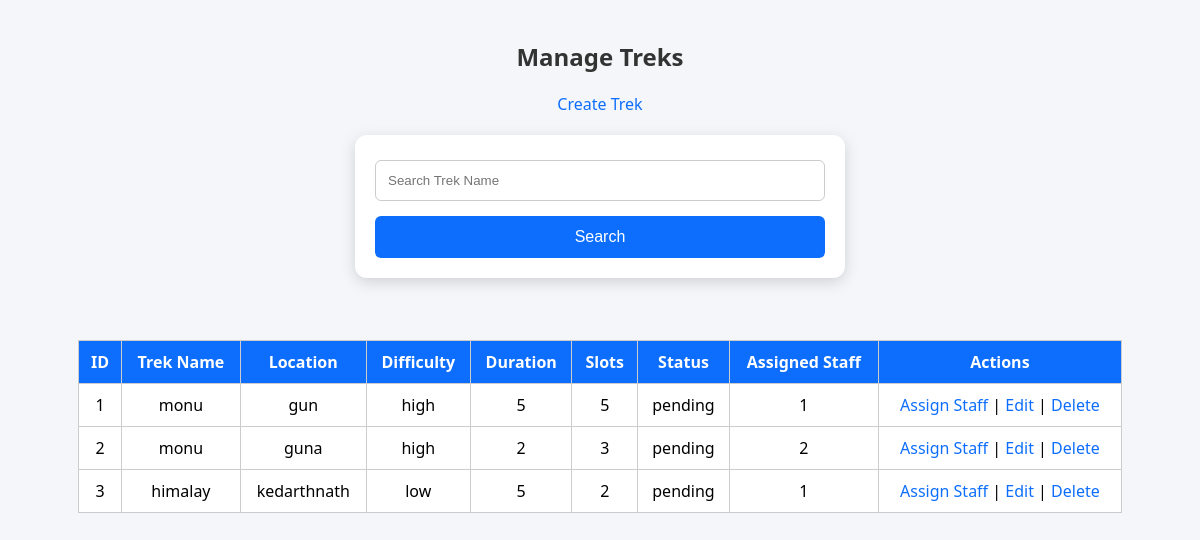
Page /admin/treks on the earlier database version.
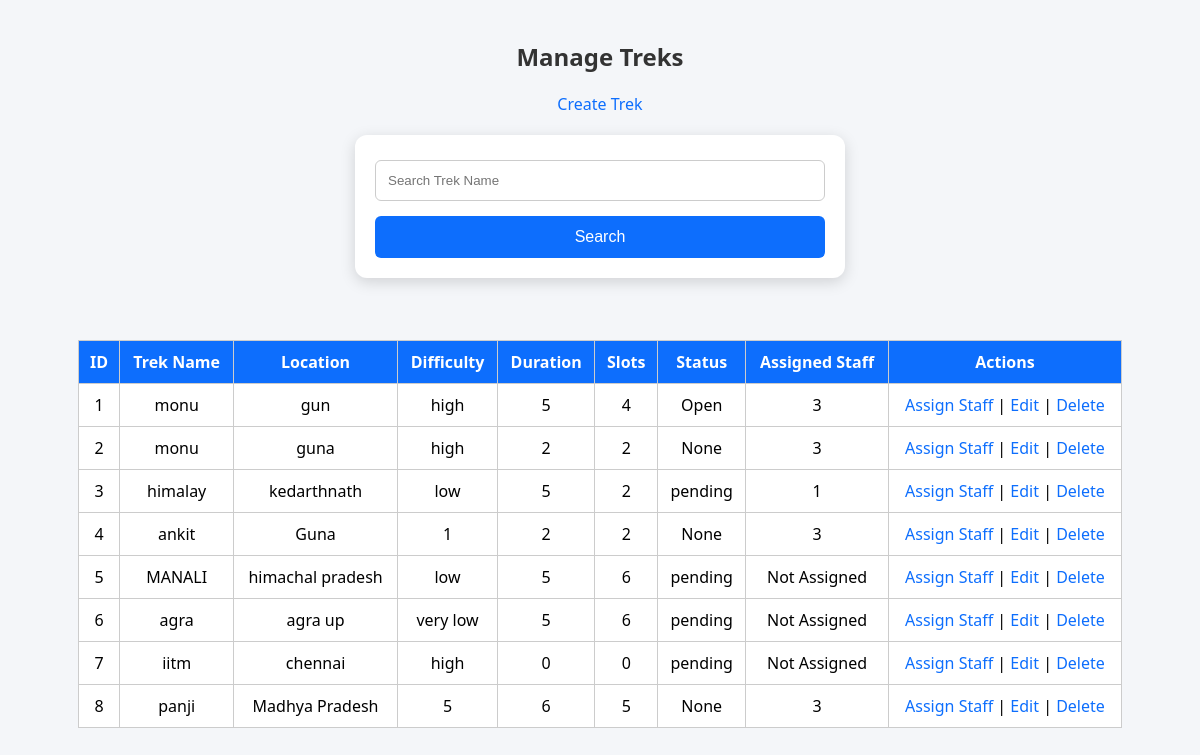
Same page on the later database version.
### models.py (models this page shows)
class Trek(db.Model):
    __tablename__ = "treks"
    id = db.Column(db.Integer, primary_key=True)
    trek_name = db.Column(
        db.String(150),
        nullable=False
    )
    location = db.Column(
        db.String(150),
        nullable=False
    )
    difficulty = db.Column(
        db.String(20),
        nullable=False
    )
    duration_days = db.Column(
        db.Integer,
        nullable=False
    )
    available_slots = db.Column(
        db.Integer,
        nullable=False
    )
    start_date = db.Column(
        db.Date,
        nullable=False
    )
    end_date = db.Column(
        db.Date,
        nullable=False
    )
    status = db.Column(
    db.String(20),
    default="Open"
)
    description = db.Column(db.Text)
    assigned_staff_id = db.Column(
        db.Integer,
        db.ForeignKey("staff_profiles.id")
    )
    created_at = db.Column(
        db.DateTime,
        default=datetime.utcnow
    )
    bookings = db.relationship(
        "Booking",
        backref="trek",
        lazy=True,
        cascade="all, delete-orphan"
    )

### app.py (the view)
@app.route("/admin/treks")
def manage_treks():
    search = request.args.get("search")
    treks = Trek.query
    if search:
        treks = treks.filter(
            Trek.trek_name.contains(search)
        )
    treks = treks.all()
    return render_template(
        "manage_treks.html",
        treks=treks
    )

### templates/manage_treks.html (shortened to what this page needs)
<!DOCTYPE html>
<html>
<head>
    <link rel="stylesheet"
    href="{{ url_for('static', filename='css/style.css') }}">
</head>
<body>
<h2>Manage Treks</h2>
<p>
    <a href="/admin/create-trek">
        Create Trek
    </a>
</p>
<form method="GET">
    <input
        type="text"
        name="search"
        placeholder="Search Trek Name">
    <button type="submit">
        Search
    </button>
</form>
<br>
<table>
    <tr>
        <th>ID</th>
        <th>Trek Name</th>
        <th>Location</th>
        <th>Difficulty</th>
        <th>Duration</th>
        <th>Slots</th>
        <th>Status</th>
        <th>Assigned Staff</th>
        <th>Actions</th>
    </tr>
    {% for trek in treks %}
    <tr>
        <td>{{ trek.id }}</td>
        <td>{{ trek.trek_name }}</td>
        <td>{{ trek.location }}</td>
        <td>{{ trek.difficulty }}</td>
        <td>{{ trek.duration_days }}</td>
        <td>{{ trek.available_slots }}</td>
        <td>{{ trek.status }}</td>
        <td>
            {% if trek.assigned_staff_id %}
                {{ trek.assigned_staff_id }}
            {% else %}
                Not Assigned
            {% endif %}
        </td>
        <td>
            <a href="/assign-staff/{{ trek.id }}">
                Assign Staff
            </a>
            |
            <a href="/edit-trek/{{ trek.id }}">
                Edit
            </a>
            |
            <a href="/delete-trek/{{ trek.id }}">
                Delete
            </a>
        </td>
    </tr>
    {% endfor %}
</table>
</body>
</html>

Differences in the rows shown:
changed Trek "gun": available_slots "5" → "4"; status "pending" → "Open"; assigned_staff_id "1" → "3"
changed Trek "guna": available_slots "3" → "2"; status "pending" → "None"; assigned_staff_id "2" → "3"
added Trek: id "4", trek_name "ankit", location "Guna", difficulty "1", duration_days "2", available_slots "2", status "None", assigned_staff_id "3"
added Trek: id "5", trek_name "MANALI", location "himachal pradesh", difficulty "low", duration_days "5", available_slots "6", status "pending", shows "Not Assigned"
added Trek: id "6", trek_name "agra", location "agra up", difficulty "very low", duration_days "5", available_slots "6", status "pending", shows "Not Assigned"
added Trek: id "7", trek_name "iitm", location "chennai", difficulty "high", duration_days "0", available_slots "0", status "pending", shows "Not Assigned"
added Trek: id "8", trek_name "panji", location "Madhya Pradesh", difficulty "5", duration_days "6", available_slots "5", status "None", assigned_staff_id "3"
